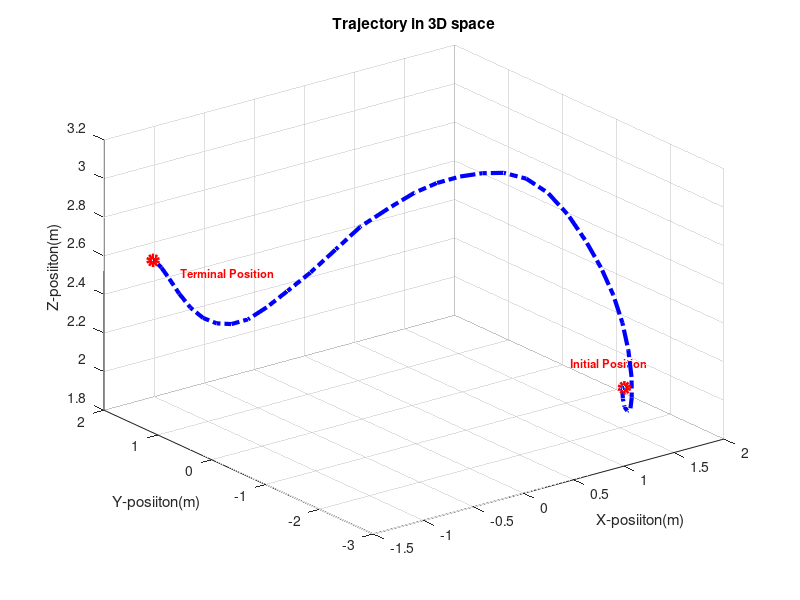

This figure's MATLAB source:
x_data = csvread("x_data.csv");
y_data = csvread("y_data.csv");
z_data = csvread("z_data.csv");
xx = x_data(:,1);
xy = x_data(:,2);
yx = y_data(:,1);
yy = y_data(:,2);
zx = z_data(:,1);
zy = z_data(:,2);
figure(1);
plot(xx,xy,'-.r',yx,yy,'b*',zx,zy,'g:','LineWidth',3)
grid on;
xlabel('Time(s)');
ylabel('Position(m)');
title('Optimal trajectory for X Y and Z')
legend('X-position','Y-position','Z-position','Location','southeast')
%%
% xy = csvread("xy_traj.csv");
% x = xy(:,1);
% y = xy(:,2);
% N = length(x);
% z = linspace(2, 2.5, N)';
% 
% start_point = [x(1), y(1), z(1)];
% end_point = [x(end), y(end), z(end)];
% plot3(x, y, z,'o');;
yy_new = interp1(yx,yy,xx);
plot3(xy,yy_new,zy,'-.b','LineWidth',3)
hold on;
plot3(xy(1),yy_new(1),zy(1), 'ro','LineWidth',4)
plot3(xy(end),yy_new(end),zy(end), 'ro','LineWidth',4)
xlabel('X-posiiton(m)');
ylabel('Y-posiiton(m)');
zlabel('Z-posiiton(m)');
grid on;
title('Trajectory in 3D space')
text(xy(1),yy_new(1) + 1,zy(1), 'Initial Position', 'FontSize', 8, 'FontWeight', 'bold', 'Color', 'red');
text(xy(end),yy_new(end) - 0.5,zy(end), 'Terminal Position', 'FontSize', 8, 'FontWeight', 'bold', 'Color', 'red');

view(3)